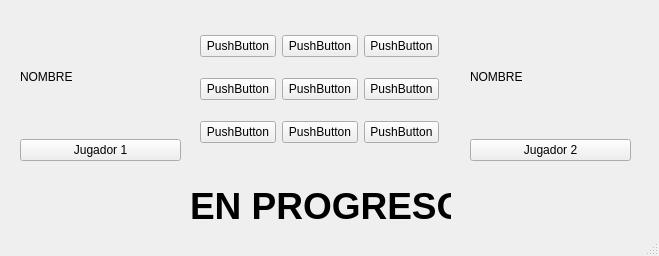
<?xml version="1.0" encoding="UTF-8"?>
<ui version="4.0">
 <class>MainWindow</class>
 <widget class="QMainWindow" name="MainWindow">
  <property name="geometry">
   <rect>
    <x>0</x>
    <y>0</y>
    <width>659</width>
    <height>256</height>
   </rect>
  </property>
  <property name="windowTitle">
   <string>MainWindow</string>
  </property>
  <widget class="QWidget" name="centralwidget">
   <widget class="QWidget" name="gridLayoutWidget">
    <property name="geometry">
     <rect>
      <x>200</x>
      <y>20</y>
      <width>239</width>
      <height>141</height>
     </rect>
    </property>
    <layout class="QGridLayout" name="gridLayout">
     <item row="0" column="0">
      <widget class="QPushButton" name="pushButton">
       <property name="text">
        <string>PushButton</string>
       </property>
      </widget>
     </item>
     <item row="2" column="1">
      <widget class="QPushButton" name="pushButton_4">
       <property name="text">
        <string>PushButton</string>
       </property>
      </widget>
     </item>
     <item row="1" column="0">
      <widget class="QPushButton" name="pushButton_2">
       <property name="text">
        <string>PushButton</string>
       </property>
      </widget>
     </item>
     <item row="2" column="0">
      <widget class="QPushButton" name="pushButton_3">
       <property name="text">
        <string>PushButton</string>
       </property>
      </widget>
     </item>
     <item row="2" column="2">
      <widget class="QPushButton" name="pushButton_5">
       <property name="text">
        <string>PushButton</string>
       </property>
      </widget>
     </item>
     <item row="1" column="1">
      <widget class="QPushButton" name="pushButton_6">
       <property name="text">
        <string>PushButton</string>
       </property>
      </widget>
     </item>
     <item row="0" column="1">
      <widget class="QPushButton" name="pushButton_7">
       <property name="text">
        <string>PushButton</string>
       </property>
      </widget>
     </item>
     <item row="0" column="2">
      <widget class="QPushButton" name="pushButton_8">
       <property name="text">
        <string>PushButton</string>
       </property>
      </widget>
     </item>
     <item row="1" column="2">
      <widget class="QPushButton" name="pushButton_9">
       <property name="text">
        <string>PushButton</string>
       </property>
      </widget>
     </item>
    </layout>
   </widget>
   <widget class="QWidget" name="verticalLayoutWidget_2">
    <property name="geometry">
     <rect>
      <x>470</x>
      <y>20</y>
      <width>161</width>
      <height>141</height>
     </rect>
    </property>
    <layout class="QVBoxLayout" name="verticalLayout_2">
     <item>
      <widget class="QLabel" name="label_3">
       <property name="text">
        <string>NOMBRE</string>
       </property>
      </widget>
     </item>
     <item>
      <widget class="QPushButton" name="pushButton_11">
       <property name="text">
        <string>Jugador 2</string>
       </property>
      </widget>
     </item>
    </layout>
   </widget>
   <widget class="QWidget" name="verticalLayoutWidget_3">
    <property name="geometry">
     <rect>
      <x>20</x>
      <y>20</y>
      <width>161</width>
      <height>141</height>
     </rect>
    </property>
    <layout class="QVBoxLayout" name="verticalLayout_3">
     <item>
      <widget class="QLabel" name="label_5">
       <property name="text">
        <string>NOMBRE</string>
       </property>
      </widget>
     </item>
     <item>
      <widget class="QPushButton" name="pushButton_10">
       <property name="text">
        <string>Jugador 1</string>
       </property>
      </widget>
     </item>
    </layout>
   </widget>
   <widget class="QLabel" name="label">
    <property name="geometry">
     <rect>
      <x>190</x>
      <y>180</y>
      <width>261</width>
      <height>51</height>
     </rect>
    </property>
    <property name="font">
     <font>
      <pointsize>28</pointsize>
      <bold>true</bold>
     </font>
    </property>
    <property name="text">
     <string>EN PROGRESO</string>
    </property>
   </widget>
  </widget>
  <widget class="QStatusBar" name="statusbar"/>
 </widget>
 <resources/>
 <connections/>
</ui>
